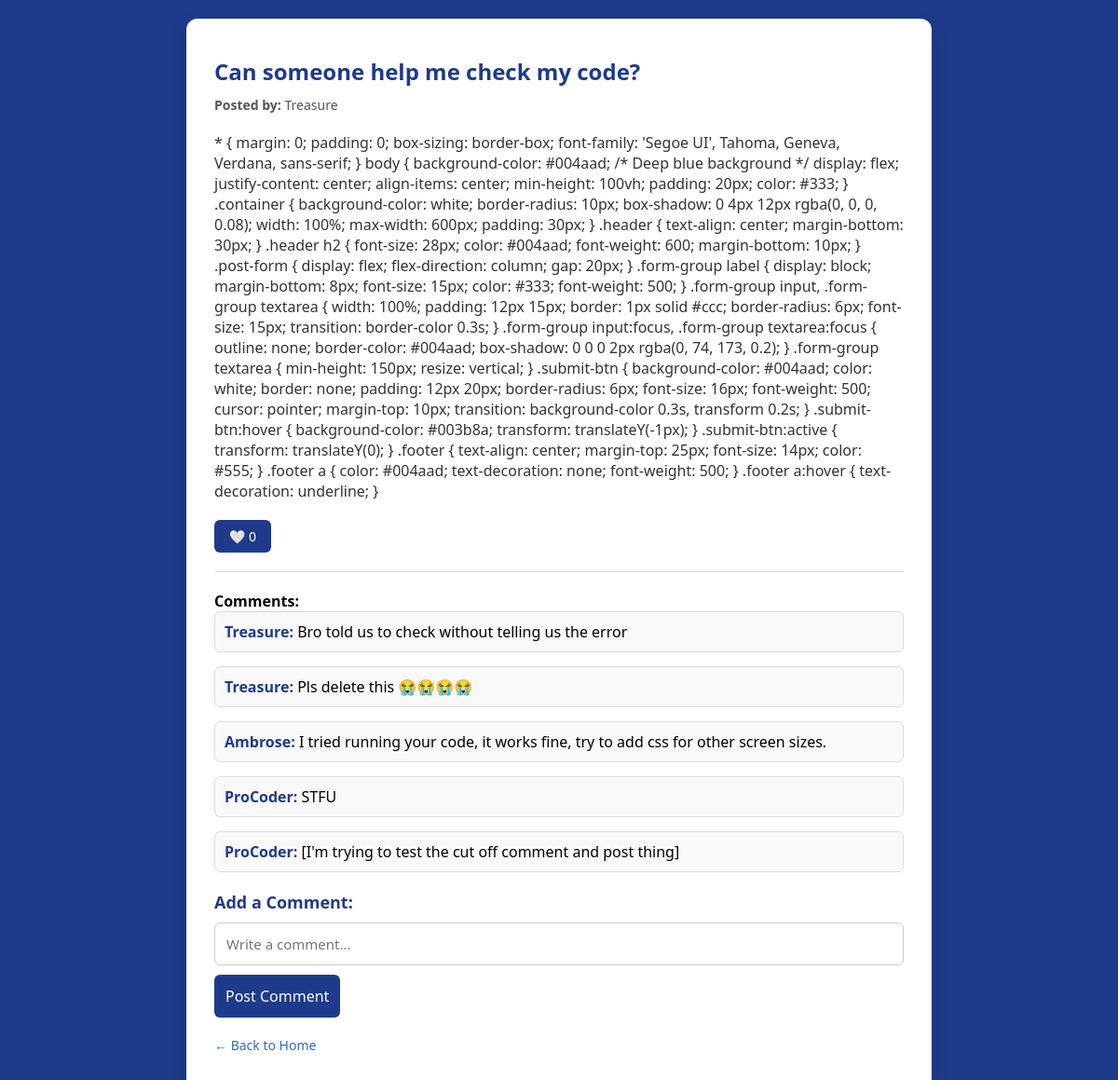
/topic/4 (signed in), run on an earlier commit of the app's database.
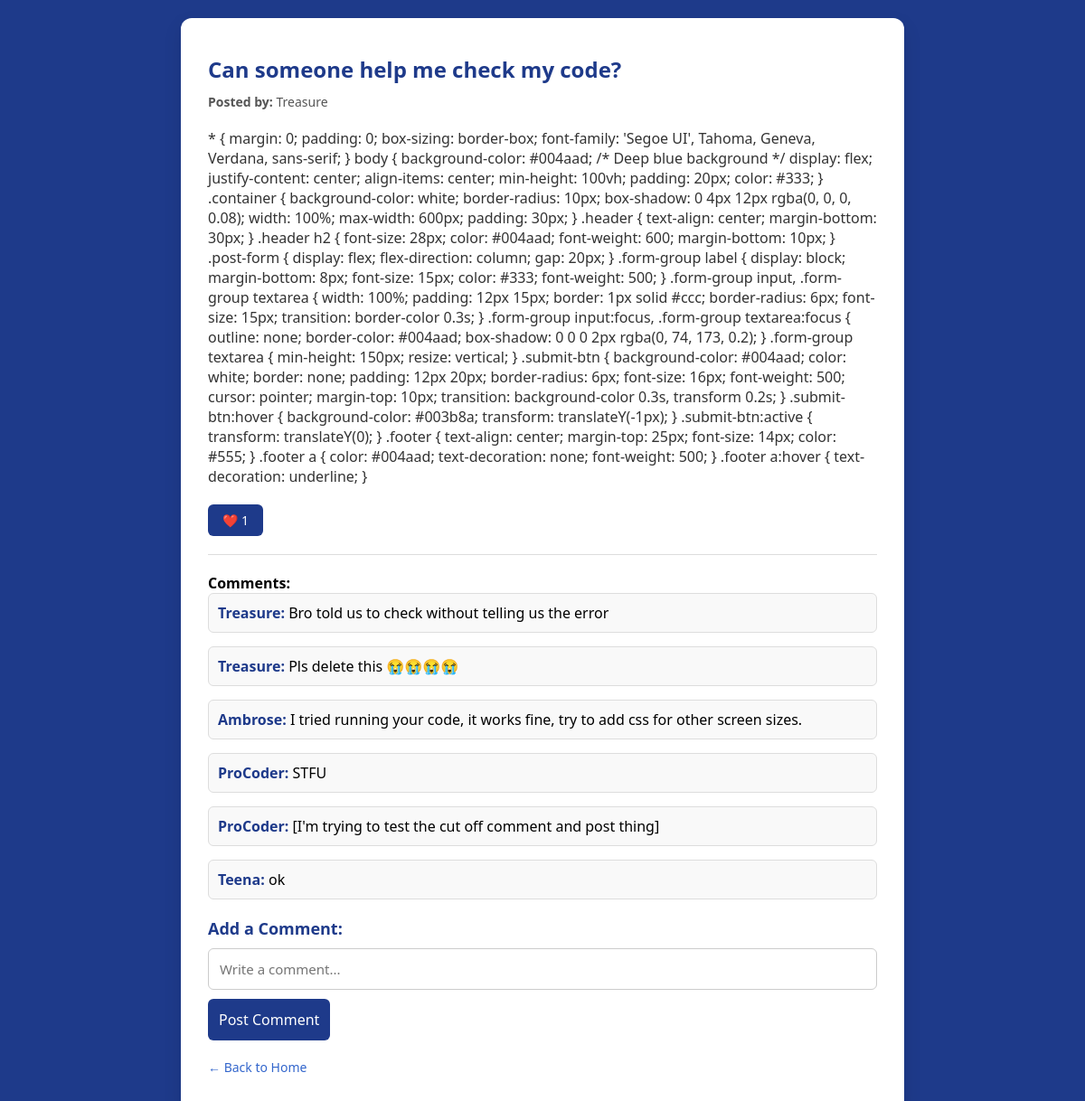
And on a later commit of the database.
### tables this page shows
CREATE TABLE topics (
                        id INTEGER PRIMARY KEY AUTOINCREMENT,
                        username TEXT,
                        title TEXT,
                        content TEXT);

CREATE TABLE comments (
                        id INTEGER PRIMARY KEY AUTOINCREMENT,
                        topic_id INTEGER,
                        username TEXT,
                        comment TEXT,
                        FOREIGN KEY (topic_id) REFERENCES topics(id));

### app.py (the view)
@app.route('/topic/<int:topic_id>')
def topic_detail(topic_id):
    if 'username' not in session:
        return redirect('/login')
    conn = sqlite3.connect('forum.db')
    cursor = conn.cursor()
    cursor.execute('SELECT id, username, title, content FROM topics WHERE id = ?', (topic_id,))
    topic = cursor.fetchone()
    if not topic:
        conn.close()
        return "Topic not found", 404
    cursor.execute('SELECT * FROM comments WHERE topic_id = ? ORDER BY id', (topic_id,))
    comments = cursor.fetchall()
    cursor.execute('SELECT COUNT(*) FROM likes WHERE topic_id = ?', (topic_id,))
    like_count = cursor.fetchone()[0]
    user_has_liked = False
    if 'user_id' in session:
        cursor.execute('SELECT 1 FROM likes WHERE user_id = ? AND topic_id = ?',
                      (session['user_id'], topic_id))
        user_has_liked = cursor.fetchone() is not None
    conn.close()
    return render_template('topic_detail.html',
                         topic_id=topic[0],
                         username=topic[1],
                         title=topic[2],
                         content=topic[3],
                         comments=comments,
                         like_count=like_count,
                         user_has_liked=user_has_liked)

### templates/topic_detail.html (shortened to what this page needs)
<!DOCTYPE html>
<html lang="en">
<head>
</head>
<body>
  <div class="container">
    <h2>{{ title }}</h2>
    <p class="author"><strong>Posted by:</strong> {{ username }}</p>
    <div class="content">
      <p>{{ content }}</p>
    </div>
    <div class="like-section">
      {% if session.get('user_id') %}
        <form method="POST" action="/like/{{ topic_id }}" style="display: inline;">
          <button type="submit" class="like-button">
            {% if user_has_liked %}
              ❤️ {{ like_count }}
            {% else %}
              🤍 {{ like_count }}
            {% endif %}
          </button>
        </form>
      {% else %}
        <span class="like-display">🤍 {{ like_count }}</span>
        <small><a href="/login">Login to like this post</a></small>
      {% endif %}
    </div>
    <hr>
    <h4>Comments:</h4>
    {% if comments %}
      {% for comment in comments %}
        <div class="comment">
          <strong>{{ comment[2] }}:</strong> {{ comment[3] }}
        </div>
      {% endfor %}
    {% else %}
      <p>No comments yet. Be the first to comment!</p>
    {% endif %}
    <div class="comment-form">
      <h4>Add a Comment:</h4>
      <form action="/comment/{{ topic_id }}" method="POST">
        <input type="text" name="comment" placeholder="Write a comment..." required>
        <button type="submit">Post Comment</button>
      </form>
    </div>
    <p><a href="/home" class="back-link">← Back to Home</a></p>
  </div>
</body>
</html>

### templates/topic_detail.html (style rules this page uses)
* { margin: 0; padding: 0; box-sizing: border-box; font-family: 'Segoe UI', Tahoma, Geneva, Verdana, sans-serif; }
body { background-color: #1e3a8a; display: flex; justify-content: center; align-items: center; min-height: 100vh; padding: 20px; }
.container { background-color: #fff; padding: 40px 30px; border-radius: 12px; box-shadow: 0 8px 20px rgba(0, 0, 0, 0.1); max-width: 800px; width: 100%; }
h2 { font-size: 24px; color: #1e3a8a; margin-bottom: 10px; }
.author { font-size: 14px; color: #555; margin-bottom: 20px; }
.content { font-size: 16px; color: #333; margin-bottom: 20px; }
.like-section { margin-bottom: 20px; }
.like-button { background-color: #1e3a8a; color: white; padding: 8px 16px; font-size: 14px; border: none; border-radius: 6px; cursor: pointer; transition: 0.3s; }
hr { border: none; border-top: 1px solid #ddd; margin: 20px 0; }
.comment { margin-bottom: 15px; padding: 10px; background-color: #f9f9f9; border-radius: 6px; border: 1px solid #ddd; }
.comment strong { color: #1e3a8a; }
.comment-form { margin-top: 20px; }
.comment-form h4 { font-size: 18px; color: #1e3a8a; margin-bottom: 10px; }
.comment-form input { width: 100%; padding: 12px; border: 1px solid #ccc; border-radius: 6px; font-size: 15px; margin-bottom: 10px; }
.comment-form button { background-color: #1e3a8a; color: white; padding: 12px; font-size: 16px; border: none; border-radius: 6px; cursor: pointer; transition: 0.3s; }
.back-link { display: inline-block; margin-top: 20px; font-size: 14px; color: #3366cc; text-decoration: none; }

What changed in the data, as far as the page shows it:
added comments: username "Teena", comment "ok"
Also different on the page:
{{ like_count }}: (not shown) → "1"
{{ like_count }}: "0" → (not shown)
